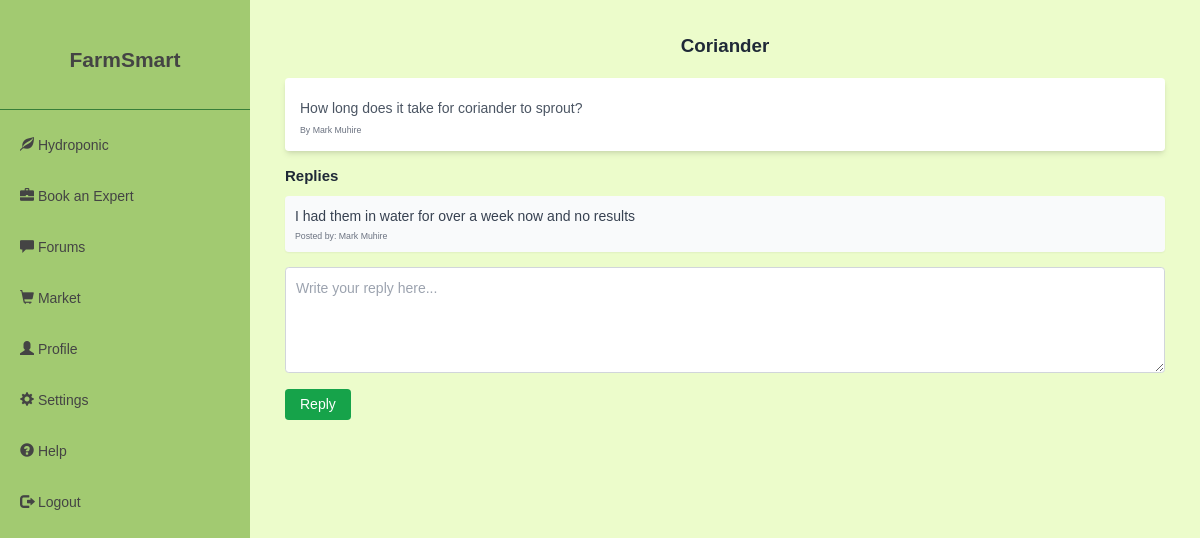
/view_post/1, run on an earlier commit of the app's database.
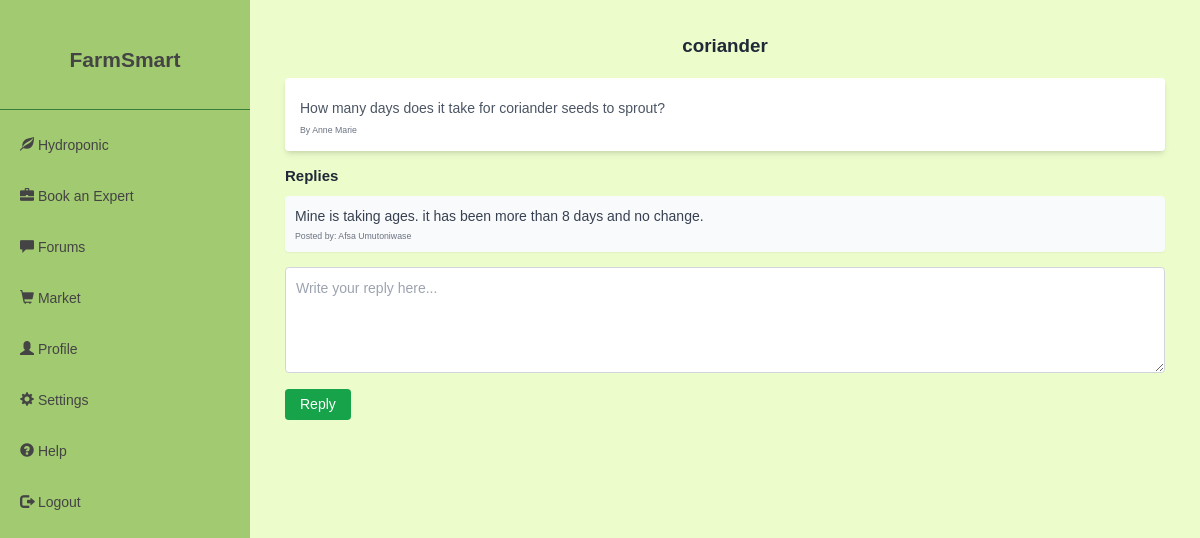
And on a later commit of the database.
### app.py (models this page shows, shortened)
class Post(db.Model):
    id = db.Column(db.Integer, primary_key=True)
    title = db.Column(db.String(200), nullable=False)
    content = db.Column(db.Text, nullable=False)
    created_at = db.Column(db.DateTime, default=db.func.current_timestamp())
    user_id = db.Column(db.Integer, db.ForeignKey('user.id'), nullable=False)
    category_id = db.Column(db.Integer, db.ForeignKey('category.id'), nullable=False)
    user = db.relationship('User', backref=db.backref('posts', lazy=True))
    category = db.relationship('Category', backref=db.backref('posts', lazy=True))
    replies = db.relationship('Reply', backref='post', cascade="all, delete-orphan")

class User(UserMixin, db.Model):
    id = db.Column(db.Integer, primary_key=True)
    username = db.Column(db.String(120), unique=True, nullable=False)
    email = db.Column(db.String(120), unique=True, nullable=False)
    password_hash = db.Column(db.String(128))
    role = db.Column(db.String(50))
    address = db.Column(db.String(200))
    phone = db.Column(db.String(20))
    profile_image_url = db.Column(db.String(200), nullable=True)
    profile_complete = db.Column(db.Boolean, default=False)

class Reply(db.Model):
    id = db.Column(db.Integer, primary_key=True)
    content = db.Column(db.String, nullable=False)
    created_at = db.Column(db.DateTime, default=datetime.utcnow)
    user_id = db.Column(db.Integer, db.ForeignKey('user.id'), nullable=True)
    post_id = db.Column(db.Integer, db.ForeignKey('post.id'), nullable=False)
    user = db.relationship('User', backref=db.backref('replies', lazy=True))

### app.py (the view)
@app.route("/view_post/<int:post_id>")
def view_post(post_id):
    post = Post.query.get_or_404(post_id)
    replies = Reply.query.filter_by(post_id=post_id).all()
    return render_template('view_post.html', post=post, replies=replies)

### templates/view_post.html (shortened to what this page needs)
{% extends 'base.html' %}
{% block content %}
<div class="container mx-auto p-6">
    <h2 class="text-3xl font-semibold mb-8 text-center text-gray-800">
        {{ post.title }}
    </h2>
    <div class="bg-white shadow-md rounded-md p-6 mb-6">
        <p class="text-gray-600 mt-2">{{ post.content }}</p>
        <p class="mt-2 text-sm text-gray-500">
            {% if post.user %}
                By {{ post.user.username }}
            {% else %}
                By Anonymous
            {% endif %}
        </p>
    </div>
    <div class="mb-6">
        <h3 class="text-2xl font-semibold mb-4 text-gray-800">Replies</h3>
        {% if replies %}
        <div class="space-y-6">
            {% for reply in replies %}
            <div class="bg-gray-50 p-4 rounded-md shadow-sm">
                <p class="text-gray-700">{{ reply.content }}</p>
                <p class="text-sm text-gray-500 mt-1">
                    Posted by: {% if reply.user %} {{ reply.user.username }} {% else %} Anonymous {% endif %}
                </p>
            </div>
            {% endfor %}
        </div>
        {% else %}
        <p class="text-gray-500">No replies yet.</p>
        {% endif %}
    </div>
    <form action="{{ url_for('reply_to_post') }}" method="POST" class="mt-6 space-y-4">
        <textarea name="reply_content" required placeholder="Write your reply here..." class="w-full p-4 border border-gray-300 rounded-md focus:ring-2 focus:ring-indigo-500 focus:outline-none" rows="4"></textarea>
        <div class="flex items-center justify-between">
            <button type="submit" class="px-6 py-2 bg-green-600 text-white rounded-md hover:bg-indigo-700 focus:outline-none focus:ring-2 focus:ring-indigo-500">Reply</button>
        </div>
    </form>
</div>
{% endblock %}

What changed in the data, as far as the page shows it:
no longer on this page (row edited): User: user.username "Mark Muhire"
removed Reply: content "I had them in water for over a week now and no results", user.username "Mark Muhire"
changed Post: title "Coriander" → "coriander"; content "How long does it take for coriander to sprout?" → "How many days does it take for coriander seeds to sprout?"
now on this page (row edited): User: user.username "Anne Marie"
added Reply: content "Mine is taking ages. it has been more than 8 days and no change.", user.username "Afsa Umutoniwase"
